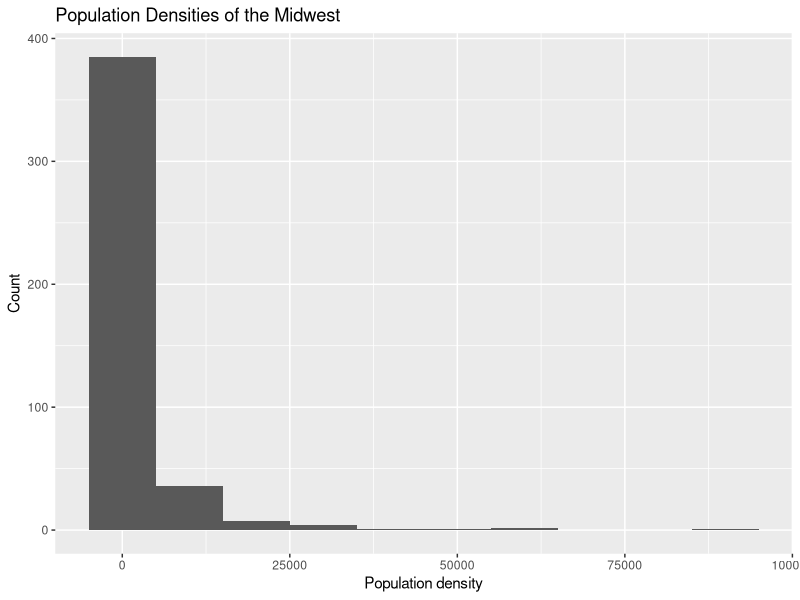
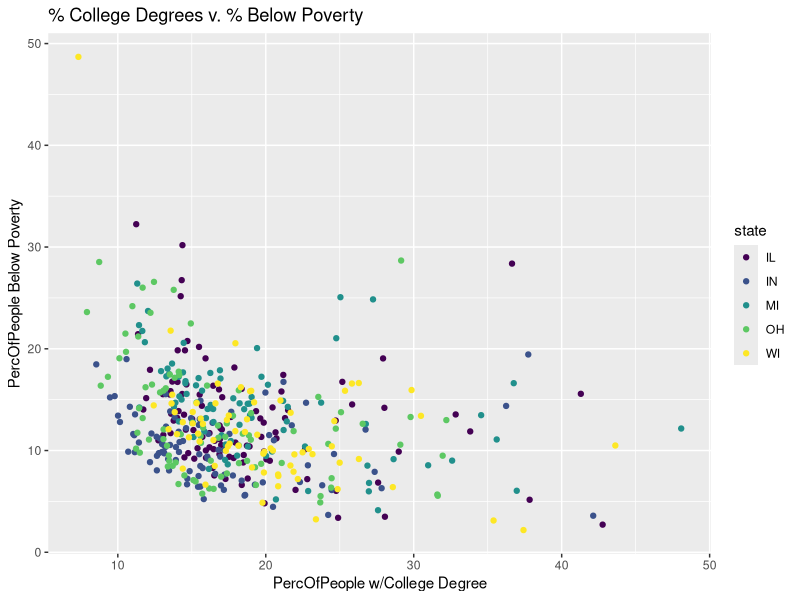
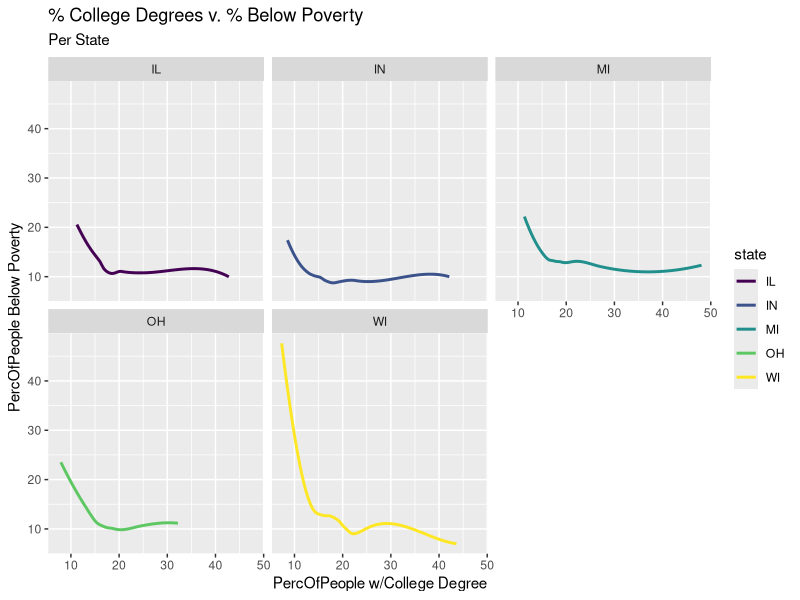
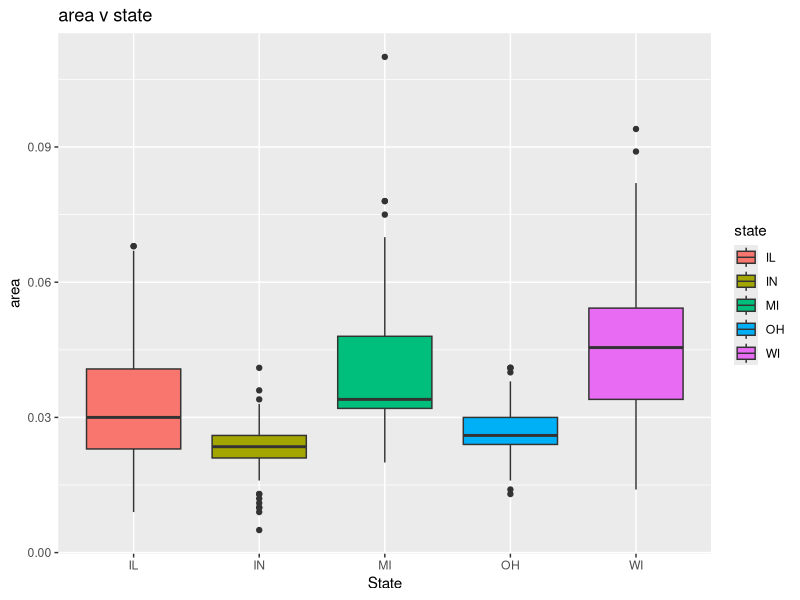
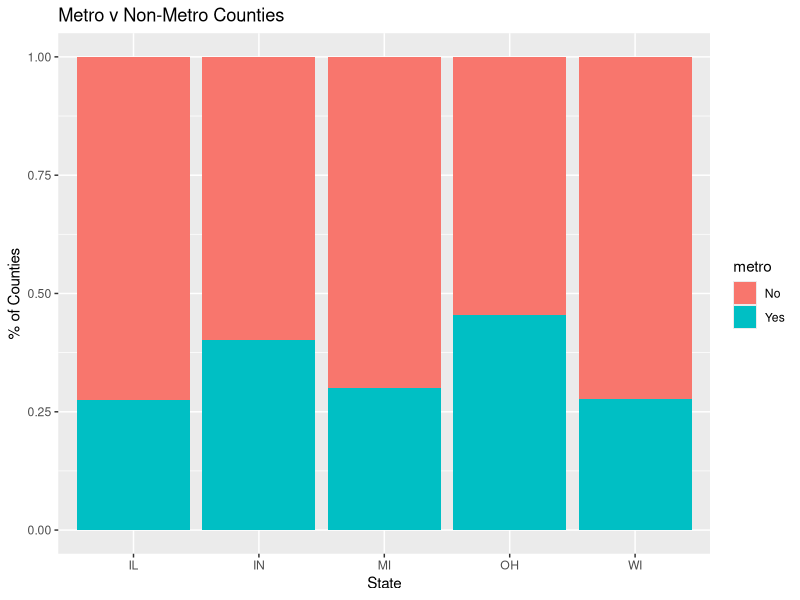

Reproduce these figures in R, in order.
## ---- chunk 1
#| label: load-packages
#| message: false

library(tidyverse)
library(viridis)
## ---- chunk 2
view(midwest)
## ---- chunk 3
#| label: Ex-1
ggplot(data = midwest, 
       mapping = aes(x = popdensity)) +
  geom_histogram(alpha = 1, binwidth = 10000) + 
  labs(
    x = "Population density",
    y = "Count", 
    title = "Population Densities of the Midwest"
  )
## ---- chunk 4
ggplot(data = midwest, 
       mapping = aes(x = percollege, y = percbelowpoverty, color = state)) +
  scale_color_viridis_d() +
  geom_point() + 
  labs(
    x = "PercOfPeople w/College Degree",
    y = "PercOfPeople Below Poverty", 
    title = "% College Degrees v. % Below Poverty "
  ) 
## ---- chunk 5
ggplot(data = midwest, 
       mapping = aes(x = percollege, y = percbelowpoverty, color = state)) +
  scale_color_viridis_d() + 
  geom_smooth(se = FALSE) +
  labs(
    x = "PercOfPeople w/College Degree",
    y = "PercOfPeople Below Poverty", 
    title = "% College Degrees v. % Below Poverty",
    subtitle = "Per State"
  ) + 
  facet_wrap(~ state)
## ---- chunk 6
ggplot(midwest, aes(x = state, y=area, fill=state)) +
  geom_boxplot() +
  scale_color_viridis_d() +
  labs(
    x = "State",
    y = "area", 
    title = "area v state",
  ) 
## ---- chunk 7
midwest <- midwest |>
  mutate(metro = if_else(inmetro == 1, "Yes", "No"))
## ---- chunk 8
ggplot(midwest, aes(x = state, fill = metro)) +
  geom_bar(position = "fill") +
  scale_color_viridis_d() +
  labs(
    x = "State",
    y = "% of Counties", 
    title = "Metro v Non-Metro Counties",
  ) 
